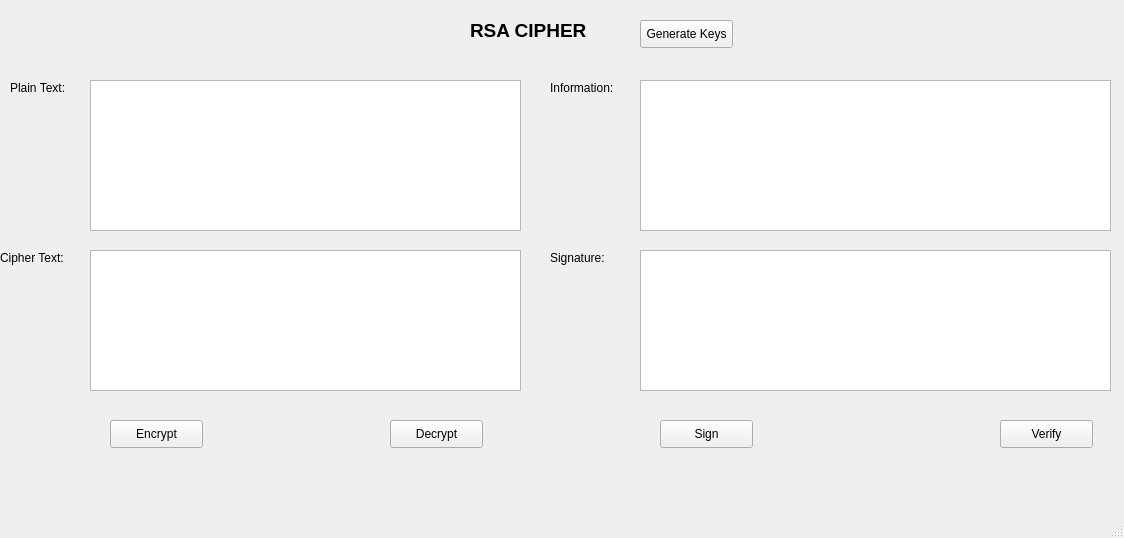
<?xml version="1.0" encoding="UTF-8"?>
<ui version="4.0">
 <class>MainWindow</class>
 <widget class="QMainWindow" name="MainWindow">
  <property name="geometry">
   <rect>
    <x>0</x>
    <y>0</y>
    <width>1124</width>
    <height>538</height>
   </rect>
  </property>
  <property name="windowTitle">
   <string>MainWindow</string>
  </property>
  <widget class="QWidget" name="centralwidget">
   <widget class="QLabel" name="label">
    <property name="geometry">
     <rect>
      <x>470</x>
      <y>20</y>
      <width>151</width>
      <height>21</height>
     </rect>
    </property>
    <property name="font">
     <font>
      <pointsize>14</pointsize>
      <weight>75</weight>
      <bold>true</bold>
     </font>
    </property>
    <property name="text">
     <string>RSA CIPHER</string>
    </property>
   </widget>
   <widget class="QLabel" name="label_2">
    <property name="geometry">
     <rect>
      <x>10</x>
      <y>80</y>
      <width>61</width>
      <height>16</height>
     </rect>
    </property>
    <property name="text">
     <string>Plain Text:</string>
    </property>
   </widget>
   <widget class="QLabel" name="label_3">
    <property name="geometry">
     <rect>
      <x>0</x>
      <y>250</y>
      <width>91</width>
      <height>16</height>
     </rect>
    </property>
    <property name="text">
     <string>Cipher Text:</string>
    </property>
   </widget>
   <widget class="QLabel" name="label_4">
    <property name="geometry">
     <rect>
      <x>550</x>
      <y>80</y>
      <width>81</width>
      <height>16</height>
     </rect>
    </property>
    <property name="text">
     <string>Information:</string>
    </property>
   </widget>
   <widget class="QLabel" name="label_5">
    <property name="geometry">
     <rect>
      <x>550</x>
      <y>250</y>
      <width>61</width>
      <height>16</height>
     </rect>
    </property>
    <property name="text">
     <string>Signature:</string>
    </property>
   </widget>
   <widget class="QTextEdit" name="txt_plain_text">
    <property name="geometry">
     <rect>
      <x>90</x>
      <y>80</y>
      <width>431</width>
      <height>151</height>
     </rect>
    </property>
   </widget>
   <widget class="QTextEdit" name="txt_cipher_text">
    <property name="geometry">
     <rect>
      <x>90</x>
      <y>250</y>
      <width>431</width>
      <height>141</height>
     </rect>
    </property>
   </widget>
   <widget class="QTextEdit" name="txt_info">
    <property name="geometry">
     <rect>
      <x>640</x>
      <y>80</y>
      <width>471</width>
      <height>151</height>
     </rect>
    </property>
   </widget>
   <widget class="QTextEdit" name="txt_sign">
    <property name="geometry">
     <rect>
      <x>640</x>
      <y>250</y>
      <width>471</width>
      <height>141</height>
     </rect>
    </property>
   </widget>
   <widget class="QPushButton" name="btn_encrypt">
    <property name="geometry">
     <rect>
      <x>110</x>
      <y>420</y>
      <width>93</width>
      <height>28</height>
     </rect>
    </property>
    <property name="text">
     <string>Encrypt</string>
    </property>
   </widget>
   <widget class="QPushButton" name="btn_decrypt">
    <property name="geometry">
     <rect>
      <x>390</x>
      <y>420</y>
      <width>93</width>
      <height>28</height>
     </rect>
    </property>
    <property name="text">
     <string>Decrypt</string>
    </property>
   </widget>
   <widget class="QPushButton" name="btn_sign">
    <property name="geometry">
     <rect>
      <x>660</x>
      <y>420</y>
      <width>93</width>
      <height>28</height>
     </rect>
    </property>
    <property name="text">
     <string>Sign</string>
    </property>
   </widget>
   <widget class="QPushButton" name="btn_verify">
    <property name="geometry">
     <rect>
      <x>1000</x>
      <y>420</y>
      <width>93</width>
      <height>28</height>
     </rect>
    </property>
    <property name="text">
     <string>Verify</string>
    </property>
   </widget>
   <widget class="QPushButton" name="btn_gen_keys">
    <property name="geometry">
     <rect>
      <x>640</x>
      <y>20</y>
      <width>93</width>
      <height>28</height>
     </rect>
    </property>
    <property name="text">
     <string>Generate Keys</string>
    </property>
   </widget>
  </widget>
  <widget class="QMenuBar" name="menubar">
   <property name="geometry">
    <rect>
     <x>0</x>
     <y>0</y>
     <width>1124</width>
     <height>26</height>
    </rect>
   </property>
  </widget>
  <widget class="QStatusBar" name="statusbar"/>
 </widget>
 <resources/>
 <connections/>
</ui>
